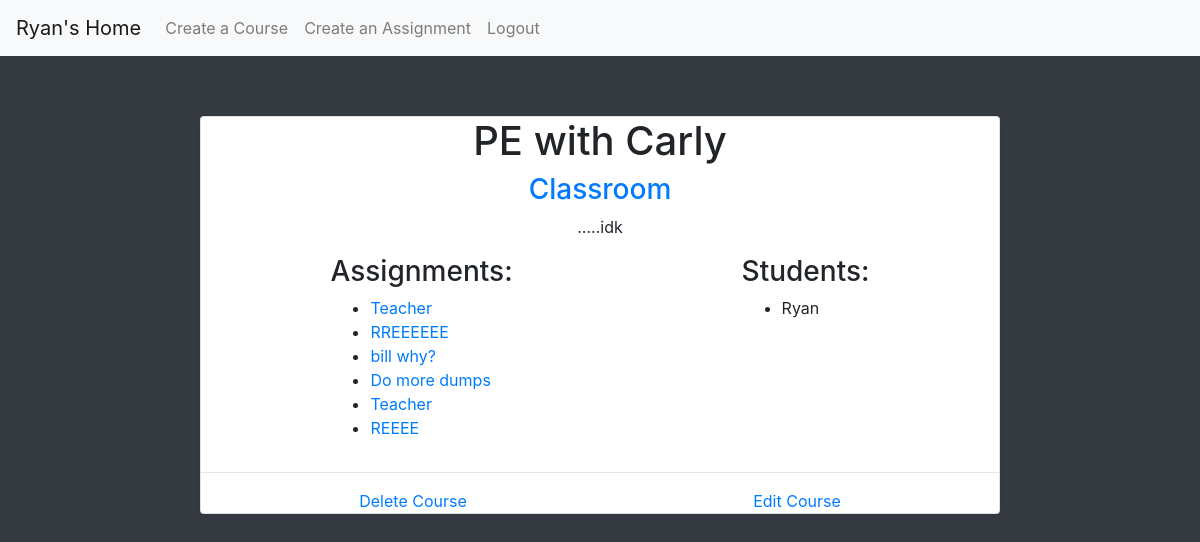
Page /course/carlykeyspe/ (signed in) on the committed database.
### landing_page/models.py (models this page shows, shortened)
class Course(models.Model):
    name = models.CharField(max_length=50, unique=True)
    description = models.CharField(max_length=200, blank=True)
    teacher = models.ForeignKey(Teacher, null=True, on_delete=models.SET_NULL)
    students = models.ManyToManyField(Student)
    assignments = models.ManyToManyField(Assignment)
    zoom = models.URLField(max_length=200)
    pub_date = models.DateTimeField(auto_now_add=True, blank=True)
    slug = models.SlugField(unique=True, editable=False)
    def __str__(self):
        return self.name

class Teacher(models.Model):
    user = models.OneToOneField(User, on_delete=models.CASCADE)
    drive = models.URLField(max_length=50, blank=False)

class Assignment(models.Model):
    name = models.CharField(max_length=50)
    document = models.FileField(null=True, blank=False)
    pub_date = models.DateTimeField(
        auto_now_add=True, blank=False, editable=False)
    slug = models.CharField(max_length=50, unique=True,
                            blank=True, editable=False)

class Student(models.Model):
    user = models.OneToOneField(User, on_delete=models.CASCADE)
    drive = models.URLField(max_length=50, blank=False)

### landing_page/views.py (the view)
# urls.py: path('course/<str:slug>/', views.DetailView.as_view(), name='detail'),
class DetailView(LoginRequiredMixin, generic.DetailView):
    model = Course
    template_name = 'landing_page/detail.html'
    def get_queryset(self):
        return Course.objects.filter(pub_date__lte=timezone.now())

### templates/landing_page/detail.html
{% extends 'base.html' %} {% load static%} {% block content %}
<div class="container d-flex justify-content-center" style="padding-top: 5%;">
  <div class="card mb-4 shadow-sm" style="width: 50rem;">
    <h1 style="text-align: center;">
      {{course}} with {{course.teacher.user.first_name}}
    </h1>
    <a style="text-align: center;" href="{{course.zoom}}"><h3>Classroom</h3></a>
    <p style="text-align: center;">{{course.description}}</p>
    <div class="container d-flex justify-content-around">
      <div class="column">
        <h3>Assignments:</h3>
        <ul>
          {% for assignment in course.assignments.all %}
          <li>
            <a href="{% url 'landing_page:assignment-detail' assignment.slug %}"
              >{{assignment.name}}</a
            >
          </li>
          {% endfor %}
        </ul>
      </div>
      <div class="column">
        <h3>Students:</h3>
        <ul>
          {% for student in course.students.all %}
          <li>{{student.user.first_name}}</li>
          {% endfor %}
        </ul>
      </div>
    </div>
    <hr />
    <div class="container d-flex justify-content-around">
      <a href="{% url 'landing_page:delete-course' course.slug %}"
        >Delete Course</a
      >
      <a href="{% url 'landing_page:edit-course' course.slug %}">Edit Course</a>
    </div>
  </div>
</div>
{% endblock %}

### templates/base.html (shortened to what this page needs)
<!DOCTYPE html>
{% load static %}
<html lang="en">
  <head>
    <link
      rel="stylesheet"
      type="text/css"
      href="{% static 'css/style.css' %}"
    />
    <link
      rel="stylesheet"
      href="https://stackpath.bootstrapcdn.com/bootstrap/4.5.0/css/bootstrap.min.css"
    />
  </head>
  <body class="bg-dark">
    <nav class="navbar navbar-expand-lg navbar-light bg-light">
      {% if user.is_authenticated %}
      <a class="navbar-brand" href="{% url 'landing_page:index' %}"
        >{{user.first_name}}'s Home</a
      >
      <div class="collapse navbar-collapse" id="navbarNav">
        <ul class="navbar-nav">
          <li class="nav-item">
            <a class="nav-link" href="{% url 'landing_page:create-course'%}"
              >Create a Course</a
            >
          </li>
          <li class="nav-item">
            <a class="nav-link" href="{% url 'landing_page:create-assignment'%}"
              >Create an Assignment</a
            >
          </li>
          <li class="nav-item">
            <a class="nav-link" href="{% url 'logout'%}">Logout</a>
          </li>
        </ul>
      </div>
      {% else %}
      <a class="navbar-brand" href="{% url 'landing_page:index' %}"
        >Student Portal</a
      >
      {% endif %}
    </nav>
    {% block content %} {% endblock %}
  </body>
</html>

### rows in the picture
Course: name "PE", teacher.user.first_name "Carly", description ".....idk"
Assignment: name "Teacher"
Assignment: name "RREEEEEE"
Assignment: name "bill why?"
Assignment: name "Do more dumps"
Assignment: name "Teacher"
Assignment: name "REEEE"
Student: user.first_name "Ryan"

### other values in the picture
{{ user.first_name }} "Ryan"
